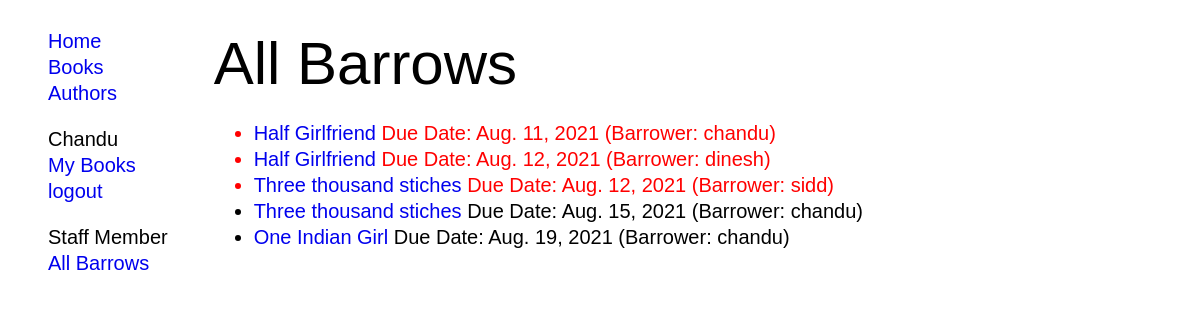
Screenshot of /catalog/allborrows/ (signed in) with the database file from the repository.
### catalog/models.py (models this page shows, shortened)
class BookInstance(models.Model):
    id = models.UUIDField(primary_key=True, default=uuid.uuid4, help_text='Unique ID for this particular book across whole library')
    book = models.ForeignKey('Book', on_delete=models.RESTRICT, null=True)
    imprint = models.CharField(max_length=200)
    due_back = models.DateField(null=True, blank=True)
    borrower = models.ForeignKey(User, on_delete= models.SET_NULL,null=True)
    LOAN_STATUS = (
        ('m', 'Maintenance'),
        ('o', 'On loan'),
        ('a', 'Available'),
        ('r', 'Reserved'),
    )
    status = models.CharField(
        max_length=1,
        choices=LOAN_STATUS,
        blank=True,
        default='m',
        help_text='Book availability',
    )
    class Meta:
        ordering = ['due_back']
        permissions =(('can_mark_returned','set book as returned'),)
    @property
    def is_overdue(self):
        if self.due_back and date.today() > self.due_back:
            return True
        return False

class Book(models.Model):
    title = models.CharField(max_length=50, help_text="enter name of the book (eg: pristage)")
    isbn =models.CharField('ISBN',max_length=13, unique=True,
                                         help_text='13 Character <a href="https://www.isbn-international.org/content/what-isbn">ISBN number</a>')
    author = models.ForeignKey('Author', on_delete=models.SET_NULL, null=True)
    summary =models.TextField(max_length=1000, help_text='enter a breif summary of the book')
    genre= models.ManyToManyField(Genre, help_text='select genre of the book')
    def get_absolute_url(self):
        return reverse('book_details', args=[str(self.id)])
    def display_genre(self):
        return ', '.join(genre.name for genre in self.genre.all()[:3])
    display_genre.short_description="genre"

### catalog/views.py (the view)
# urls.py: path('allborrows/',views.LoanedBooksByAllUsersListView.as_view(),name='all_books'),
class LoanedBooksByAllUsersListView(LoginRequiredMixin,PermissionRequiredMixin, generic.ListView):
	model= BookInstance
	template_name = 'bookinstance_borrowed_by_all_user.html'
	paginate_by=10
	permission_required = 'catalog.can_mark_returned'
	def get_queryset(self):
		return BookInstance.objects.filter(status__exact='o').order_by('due_back')

### catalog/templates/bookinstance_borrowed_by_all_user.html (shortened to what this page needs)
{% extends 'base_template.html' %}
{% block content %}
<h1>all barrows</h1>
<ul>
{% for bookinst in bookinstance_list %}
<li class="{% if bookinst.is_overdue%} text-danger {%endif%}"><a href="{{bookinst.book.get_absolute_url}}">{{bookinst.book.title}}</a>  Due Date: {{bookinst.due_back}} (Barrower: {{bookinst.borrower}})</li>
{%endfor%}
{% endblock%}

### catalog/templates/base_template.html (shortened to what this page needs)
<!DOCTYPE html>
{% load static %}
<html>
<head>
  <link rel="stylesheet" type="text/css" href="{% static 'css/styles.css'%}">
</head>
<body>
	<aside>
		{%block sidebar%}
		<ul>
			<li><a href="{% url 'index' %}">Home</a> </li>
			<li><a href="{% url 'books' %}">Books</a> </li>
			<li><a href="{% url 'authors' %}">Authors</a> </li>
		</ul>
		<ul>
			{%if user.is_authenticated %}
			<li class="capitalize">{{request.user}}</li>
			<li class=""><a href="{% url 'my_books' %}">My Books</a></li>
			<li><a href="{% url 'logout' %}">logout</a></li>
			{%else%}
			<li><a href="{% url 'login' %}">login</a></li>
			{%endif%}
			</ul>
		<ul>
			{%if perms.catalog.can_mark_returned %}
			<li>Staff Member</li>
			<li><a href="{% url 'all_books' %}">All Barrows</a></li>
			{%endif%}
		</ul>
		{%endblock%}
	</aside>
	<section>
		{%block content%}
		{%endblock%}
</body>
</html>

### catalog/static/styles.css (style rules this page uses)
html { font-size: 10px; }
body { font-family: arial,sans-serif; font-size: 2em; display: grid; grid-template-columns: 1fr 5fr; grid-template-areas: "aside section"; grid-gap: 10px; }
h1,h2,h3,h4,h5,h6 { text-transform: capitalize; line-height: 0.2; font-weight: normal; }
h1 { font-size: 3em; }
aside { grid-area: aside; }
section { grid-area: section; }
a { text-decoration: none; }
aside li { list-style: none; }
li { line-height: 1.3; }
.text-danger { color: red; }
.capitalize { text-transform: capitalize; }

### rows the page displays
BookInstance: book "Half Girlfriend", due_back "Aug. 11, 2021", borrower "chandu"
BookInstance: book "Half Girlfriend", due_back "Aug. 12, 2021", borrower "dinesh"
BookInstance: book "Three thousand stiches", due_back "Aug. 12, 2021", borrower "sidd"
BookInstance: book "Three thousand stiches", due_back "Aug. 15, 2021", borrower "chandu"
BookInstance: book "One Indian Girl", due_back "Aug. 19, 2021", borrower "chandu"

### other values shown
{{ request.user }} "Chandu"
